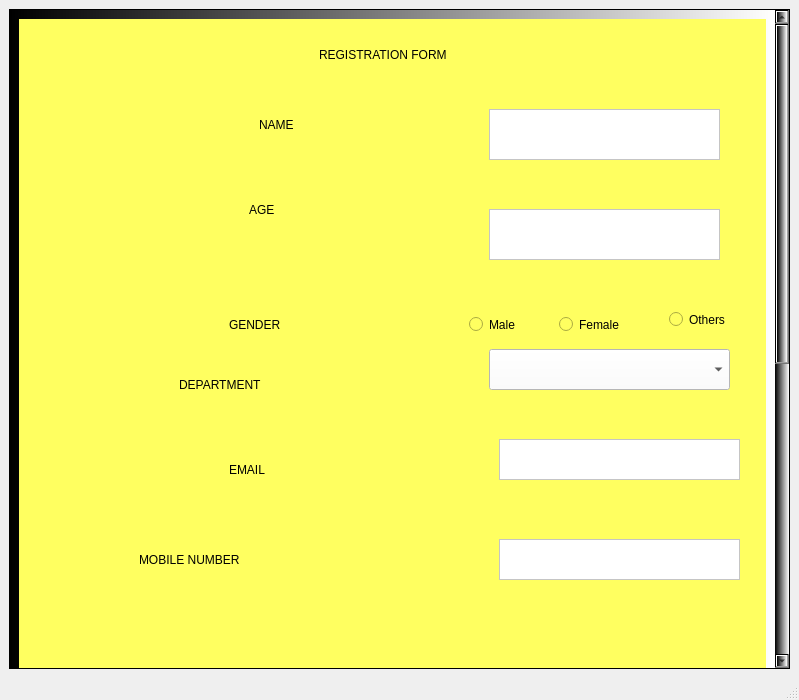
<?xml version="1.0" encoding="UTF-8"?>
<ui version="4.0">
 <class>MainWindow</class>
 <widget class="QMainWindow" name="MainWindow">
  <property name="geometry">
   <rect>
    <x>0</x>
    <y>0</y>
    <width>799</width>
    <height>700</height>
   </rect>
  </property>
  <property name="minimumSize">
   <size>
    <width>0</width>
    <height>700</height>
   </size>
  </property>
  <property name="windowTitle">
   <string>MainWindow</string>
  </property>
  <widget class="QWidget" name="centralwidget">
   <layout class="QVBoxLayout" name="verticalLayout">
    <item>
     <widget class="QScrollArea" name="scrollArea">
      <property name="styleSheet">
       <string notr="true">
background-color: qlineargradient(spread:pad, x1:0, y1:0, x2:1, y2:0, stop:0 rgba(0, 0, 0, 255), stop:1 rgba(255, 255, 255, 255));</string>
      </property>
      <property name="widgetResizable">
       <bool>true</bool>
      </property>
      <widget class="QWidget" name="scrollAreaWidgetContents">
       <property name="geometry">
        <rect>
         <x>0</x>
         <y>-185</y>
         <width>775</width>
         <height>1212</height>
        </rect>
       </property>
       <layout class="QVBoxLayout" name="verticalLayout_2">
        <item>
         <widget class="QWidget" name="widget" native="true">
          <property name="minimumSize">
           <size>
            <width>0</width>
            <height>1200</height>
           </size>
          </property>
          <property name="styleSheet">
           <string notr="true">background-color: rgb(255, 255, 96);
font: 600 14pt &quot;Segoe UI&quot;;
color: rgb(0, 0, 0);</string>
          </property>
          <widget class="QLabel" name="label">
           <property name="geometry">
            <rect>
             <x>300</x>
             <y>0</y>
             <width>371</width>
             <height>71</height>
            </rect>
           </property>
           <property name="styleSheet">
            <string notr="true">font: 700 18pt &quot;Segoe UI&quot;;
font: 700 18pt &quot;Segoe UI&quot;;
color: rgb(0, 0, 0);</string>
           </property>
           <property name="text">
            <string>REGISTRATION FORM</string>
           </property>
          </widget>
          <widget class="QLabel" name="label_2">
           <property name="geometry">
            <rect>
             <x>240</x>
             <y>70</y>
             <width>161</width>
             <height>71</height>
            </rect>
           </property>
           <property name="styleSheet">
            <string notr="true">color: rgb(0, 0, 0);
font: 600 20pt &quot;Segoe UI&quot;;
font: 700 italic 14pt &quot;Segoe UI&quot;;
font: 600 14pt &quot;Segoe UI&quot;;</string>
           </property>
           <property name="text">
            <string>NAME</string>
           </property>
          </widget>
          <widget class="QPlainTextEdit" name="plainTextEdit">
           <property name="geometry">
            <rect>
             <x>470</x>
             <y>90</y>
             <width>231</width>
             <height>51</height>
            </rect>
           </property>
           <property name="styleSheet">
            <string notr="true">color: rgb(255, 255, 255);
background-color: rgb(255, 255, 255);</string>
           </property>
          </widget>
          <widget class="QLabel" name="label_3">
           <property name="geometry">
            <rect>
             <x>230</x>
             <y>150</y>
             <width>131</width>
             <height>81</height>
            </rect>
           </property>
           <property name="styleSheet">
            <string notr="true">font: 600 14pt &quot;Segoe UI&quot;;
color: rgb(0, 0, 0);</string>
           </property>
           <property name="text">
            <string>AGE</string>
           </property>
          </widget>
          <widget class="QPlainTextEdit" name="plainTextEdit_2">
           <property name="geometry">
            <rect>
             <x>470</x>
             <y>190</y>
             <width>231</width>
             <height>51</height>
            </rect>
           </property>
           <property name="styleSheet">
            <string notr="true">background-color: rgb(255, 255, 255);</string>
           </property>
          </widget>
          <widget class="QLabel" name="label_4">
           <property name="geometry">
            <rect>
             <x>210</x>
             <y>270</y>
             <width>131</width>
             <height>71</height>
            </rect>
           </property>
           <property name="text">
            <string>GENDER</string>
           </property>
          </widget>
          <widget class="QRadioButton" name="radioButton">
           <property name="geometry">
            <rect>
             <x>450</x>
             <y>280</y>
             <width>91</width>
             <height>51</height>
            </rect>
           </property>
           <property name="styleSheet">
            <string notr="true">font: 10pt &quot;Segoe UI&quot;;</string>
           </property>
           <property name="text">
            <string>Male</string>
           </property>
          </widget>
          <widget class="QRadioButton" name="radioButton_2">
           <property name="geometry">
            <rect>
             <x>540</x>
             <y>280</y>
             <width>81</width>
             <height>51</height>
            </rect>
           </property>
           <property name="styleSheet">
            <string notr="true">font: 10pt &quot;Segoe UI&quot;;</string>
           </property>
           <property name="text">
            <string>Female</string>
           </property>
          </widget>
          <widget class="QRadioButton" name="radioButton_3">
           <property name="geometry">
            <rect>
             <x>650</x>
             <y>270</y>
             <width>91</width>
             <height>61</height>
            </rect>
           </property>
           <property name="styleSheet">
            <string notr="true">font: 10pt &quot;Segoe UI&quot;;</string>
           </property>
           <property name="text">
            <string>Others</string>
           </property>
          </widget>
          <widget class="QLabel" name="label_5">
           <property name="geometry">
            <rect>
             <x>160</x>
             <y>320</y>
             <width>211</width>
             <height>91</height>
            </rect>
           </property>
           <property name="text">
            <string>DEPARTMENT</string>
           </property>
          </widget>
          <widget class="QComboBox" name="comboBox">
           <property name="geometry">
            <rect>
             <x>470</x>
             <y>330</y>
             <width>241</width>
             <height>41</height>
            </rect>
           </property>
           <property name="styleSheet">
            <string notr="true">background-color: rgb(255, 255, 255);</string>
           </property>
          </widget>
          <widget class="QTextEdit" name="textEdit">
           <property name="geometry">
            <rect>
             <x>480</x>
             <y>420</y>
             <width>241</width>
             <height>41</height>
            </rect>
           </property>
           <property name="styleSheet">
            <string notr="true">background-color: rgb(255, 255, 255);</string>
           </property>
          </widget>
          <widget class="QLabel" name="label_6">
           <property name="geometry">
            <rect>
             <x>210</x>
             <y>420</y>
             <width>121</width>
             <height>61</height>
            </rect>
           </property>
           <property name="text">
            <string>EMAIL</string>
           </property>
          </widget>
          <widget class="QLabel" name="label_7">
           <property name="geometry">
            <rect>
             <x>120</x>
             <y>500</y>
             <width>231</width>
             <height>81</height>
            </rect>
           </property>
           <property name="text">
            <string>MOBILE NUMBER</string>
           </property>
          </widget>
          <widget class="QPlainTextEdit" name="plainTextEdit_3">
           <property name="geometry">
            <rect>
             <x>480</x>
             <y>520</y>
             <width>241</width>
             <height>41</height>
            </rect>
           </property>
           <property name="styleSheet">
            <string notr="true">background-color: rgb(255, 255, 255);</string>
           </property>
          </widget>
          <widget class="QLabel" name="label_8">
           <property name="geometry">
            <rect>
             <x>60</x>
             <y>600</y>
             <width>271</width>
             <height>111</height>
            </rect>
           </property>
           <property name="text">
            <string>EXTRA CURRICULAR ACTIVITES</string>
           </property>
          </widget>
          <widget class="QCheckBox" name="checkBox">
           <property name="geometry">
            <rect>
             <x>320</x>
             <y>690</y>
             <width>101</width>
             <height>91</height>
            </rect>
           </property>
           <property name="text">
            <string>Nss</string>
           </property>
          </widget>
          <widget class="QCheckBox" name="checkBox_2">
           <property name="geometry">
            <rect>
             <x>420</x>
             <y>700</y>
             <width>81</width>
             <height>71</height>
            </rect>
           </property>
           <property name="text">
            <string>Ncc</string>
           </property>
          </widget>
          <widget class="QCheckBox" name="checkBox_3">
           <property name="geometry">
            <rect>
             <x>540</x>
             <y>690</y>
             <width>111</width>
             <height>91</height>
            </rect>
           </property>
           <property name="text">
            <string>Sports</string>
           </property>
          </widget>
          <widget class="QCheckBox" name="checkBox_4">
           <property name="geometry">
            <rect>
             <x>660</x>
             <y>700</y>
             <width>91</width>
             <height>61</height>
            </rect>
           </property>
           <property name="text">
            <string>Others</string>
           </property>
          </widget>
          <widget class="QLabel" name="label_9">
           <property name="geometry">
            <rect>
             <x>190</x>
             <y>740</y>
             <width>111</width>
             <height>91</height>
            </rect>
           </property>
           <property name="text">
            <string>CUT-OFF</string>
           </property>
          </widget>
          <widget class="QPlainTextEdit" name="plainTextEdit_4">
           <property name="geometry">
            <rect>
             <x>420</x>
             <y>810</y>
             <width>71</width>
             <height>31</height>
            </rect>
           </property>
           <property name="styleSheet">
            <string notr="true">background-color: rgb(255, 255, 255);
background-color: rgb(255, 255, 255);</string>
           </property>
          </widget>
          <widget class="QLabel" name="label_10">
           <property name="geometry">
            <rect>
             <x>320</x>
             <y>780</y>
             <width>91</width>
             <height>91</height>
            </rect>
           </property>
           <property name="text">
            <string>SSLC</string>
           </property>
          </widget>
          <widget class="QLabel" name="label_11">
           <property name="geometry">
            <rect>
             <x>540</x>
             <y>800</y>
             <width>91</width>
             <height>41</height>
            </rect>
           </property>
           <property name="text">
            <string>HSC</string>
           </property>
          </widget>
          <widget class="QPlainTextEdit" name="plainTextEdit_5">
           <property name="geometry">
            <rect>
             <x>650</x>
             <y>810</y>
             <width>71</width>
             <height>21</height>
            </rect>
           </property>
           <property name="styleSheet">
            <string notr="true">background-color: rgb(255, 255, 255);</string>
           </property>
          </widget>
          <widget class="QLabel" name="label_12">
           <property name="geometry">
            <rect>
             <x>200</x>
             <y>920</y>
             <width>141</width>
             <height>111</height>
            </rect>
           </property>
           <property name="text">
            <string>ADDRESS</string>
           </property>
          </widget>
          <widget class="QPlainTextEdit" name="plainTextEdit_6">
           <property name="geometry">
            <rect>
             <x>410</x>
             <y>940</y>
             <width>301</width>
             <height>151</height>
            </rect>
           </property>
           <property name="styleSheet">
            <string notr="true">background-color: rgb(255, 255, 255);</string>
           </property>
          </widget>
          <widget class="QPushButton" name="pushButton">
           <property name="geometry">
            <rect>
             <x>350</x>
             <y>1130</y>
             <width>151</width>
             <height>61</height>
            </rect>
           </property>
           <property name="text">
            <string>SUBMIT</string>
           </property>
          </widget>
         </widget>
        </item>
       </layout>
      </widget>
     </widget>
    </item>
   </layout>
  </widget>
  <widget class="QMenuBar" name="menubar">
   <property name="geometry">
    <rect>
     <x>0</x>
     <y>0</y>
     <width>799</width>
     <height>17</height>
    </rect>
   </property>
  </widget>
  <widget class="QStatusBar" name="statusbar"/>
 </widget>
 <resources/>
 <connections/>
</ui>
